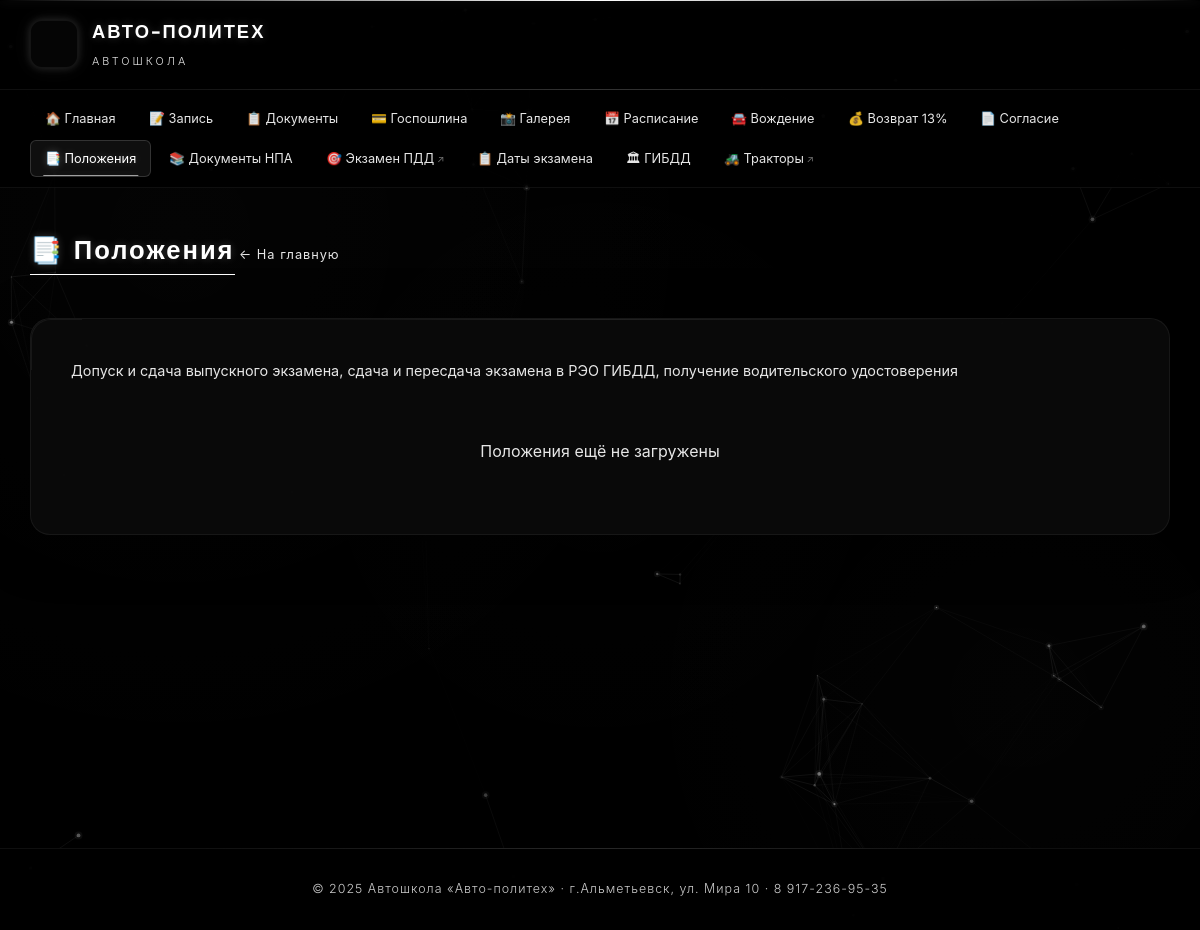
Before: /regulations/ with the older database file.
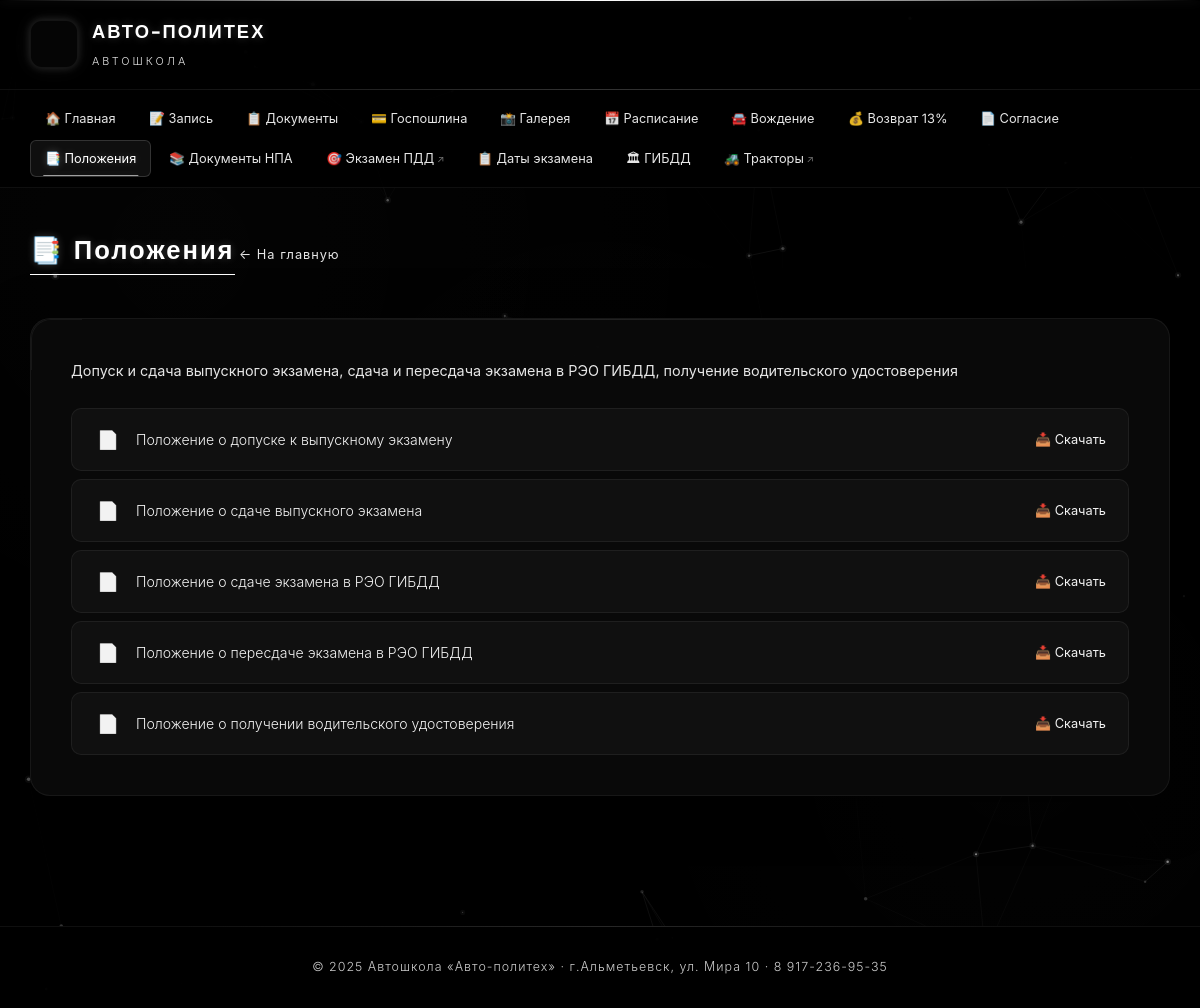
After: the same page with the newer database file.
### main/models.py (models this page shows, shortened)
class Regulation(models.Model):
    title = models.CharField('Название', max_length=300)
    file = models.FileField('Файл', upload_to='regulations/')
    order = models.IntegerField('Порядок', default=0)
    class Meta:
        verbose_name = 'Положение'
        verbose_name_plural = 'Положения'
        ordering = ['order']

### main/views.py (the view)
# urls.py: path('regulations/', views.regulations, name='regulations'),
def regulations(request):
    regs = Regulation.objects.all()
    context = {
        'regulations': regs,
    }
    return render(request, 'main/regulations.html', context)

### main/context_processors.py (called while the page is built)
def site_settings(request):
    try:
        settings = SiteSettings.load()
    except Exception:
        settings = None
    return {'site_settings': settings}

### main/models.py (called while the page is built)
    @classmethod
    def load(cls):
        obj, created = cls.objects.get_or_create(pk=1)
        return obj

### main/templates/main/regulations.html (shortened to what this page needs)
{% extends 'main/base.html' %}
{% block content %}
<div class="page-header">
    <h2>📑 Положения</h2>
    <a href="{% url 'main:index' %}" class="back-link">← На главную</a>
</div>
<div class="glass-card">
    <p style="color: var(--text-muted); margin-bottom: 25px; font-size: 0.9rem;">
        Допуск и сдача выпускного экзамена, сдача и пересдача экзамена в РЭО ГИБДД, получение водительского удостоверения
    </p>
    <div class="docs-list">
        {% for reg in regulations %}
        <a href="{{ reg.file.url }}" target="_blank" class="doc-item">
            <span class="doc-icon">📄</span>
            <span class="doc-title">{{ reg.title }}</span>
            <span style="color: var(--accent-blue); font-size: 0.8rem;">📥 Скачать</span>
        </a>
        {% empty %}
        <p style="color: var(--text-muted); text-align: center; padding: 30px;">
            Положения ещё не загружены
        </p>
        {% endfor %}
    </div>
</div>
{% endblock %}

Changed rows visible on the page:
added Regulation: title "Положение о допуске к выпускному экзамену"
added Regulation: title "Положение о сдаче выпускного экзамена"
added Regulation: title "Положение о сдаче экзамена в РЭО ГИБДД"
added Regulation: title "Положение о пересдаче экзамена в РЭО ГИБДД"
added Regulation: title "Положение о получении водительского удостоверения"
Other visible differences:
text no longer shown: "Положения ещё не загружены"
